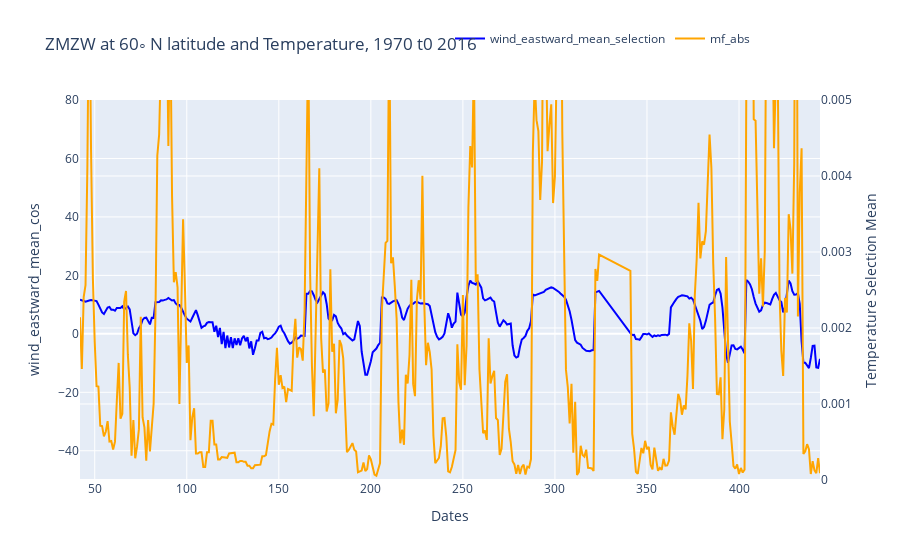

Notebook source saved alongside this figure:
### Code cell
fig = go.Figure()

fig.add_trace(go.Scatter(x=df['index_'], y=df['wind_eastward_mean_cos'], name='wind_eastward_mean_selection', line=dict(color='blue')))
fig.add_trace(go.Scatter(x=df['index_'], y=df['mf_abs'], name='mf_abs', line=dict(color='orange'), yaxis='y2'))

# Set layout
fig.update_layout(
    yaxis=dict(
        range=[-50, 80],
        title='wind_eastward_mean_cos'
    )
    ,yaxis2=dict(
        range=[0, 0.005],
        title='Temperature Selection Mean',
        side='right',
        overlaying='y'
    )
    ,xaxis=dict(title='Dates'),
    title=f'ZMZW at 60◦ N latitude and Temperature, 1970 t0 2016',
    legend=dict(orientation="h", y=1.2, x=0.5))

# Show the plot
fig.show()

### Figure 1 — Plotly figure (JSON) as saved in the notebook; plotly's stock layout.template omitted (floating-point values rounded to 4 significant figures; data arrays with more than 128 entries replaced by an {"elided": "..."} marker saying what was removed)
{"data": [{"line": {"color": "blue"}, "name": "wind_eastward_mean_selection", "type": "scatter", "x": {"elided": "385 int values"}, "y": {"elided": "385 float values"}}, {"line": {"color": "orange"}, "name": "mf_abs", "type": "scatter", "x": {"elided": "385 int values"}, "y": {"elided": "385 float values"}, "yaxis": "y2"}], "layout": {"legend": {"orientation": "h", "x": 0.5, "y": 1.2}, "title": {"text": "ZMZW at 60◦ N latitude and Temperature, 1970 t0 2016"}, "xaxis": {"title": {"text": "Dates"}}, "yaxis": {"range": [-50, 80], "title": {"text": "wind_eastward_mean_cos"}}, "yaxis2": {"overlaying": "y", "range": [0, 0.005], "side": "right", "title": {"text": "Temperature Selection Mean"}}}}
